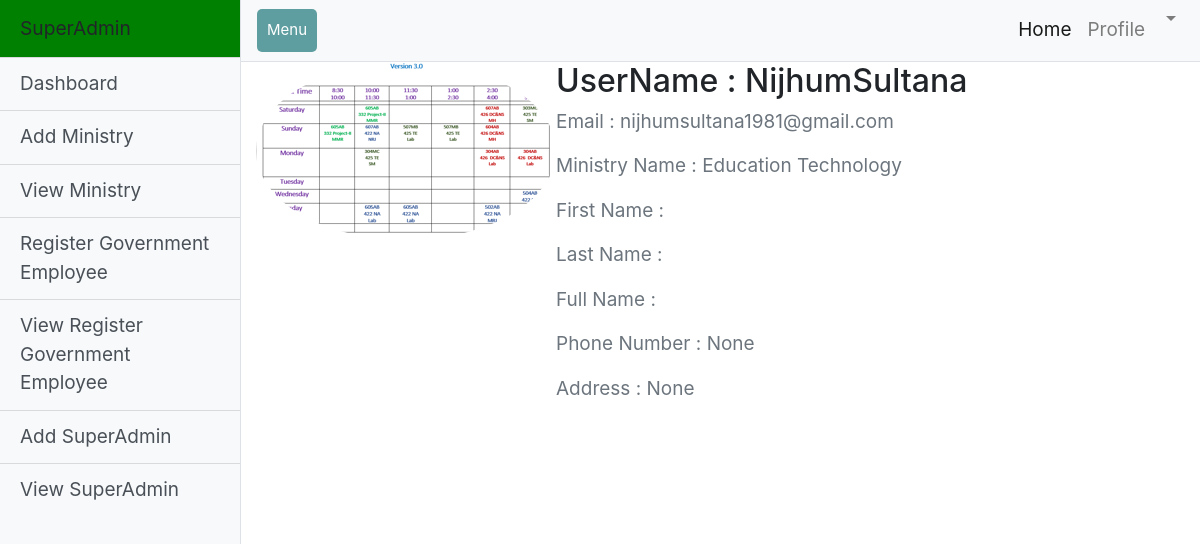
The app's page /SuperAdmin/DetailsGovernmentEmployee/2 with its own data.
### users/models.py (models this page shows, shortened)
class User(AbstractUser):
    is_governmentEmployee = models.BooleanField(default=False)
    is_trainer = models.BooleanField(default=False)
    is_student = models.BooleanField(default=False)
    MinistryName = models.ForeignKey(Ministry, on_delete=models.CASCADE, null=True, blank=True)
    phone_number = models.CharField(max_length=12, null=True, blank=True)
    Address = models.CharField(max_length=120, null=True, blank=True)
    image = models.ImageField(default='default.jpg', upload_to='profile_pics')

### SuperAdmin/models.py (models this page shows, shortened)
class Ministry(models.Model):
    MinistryName = models.CharField(max_length=100)
    MinisterName = models.CharField(max_length=100)
    Email = models.EmailField()
    username = models.ForeignKey(settings.AUTH_USER_MODEL, on_delete=models.CASCADE, null=True, blank=True)
    class Meta:
        db_table = "ministry"
    def __str__(self):
        return self.MinistryName

### users/views.py (the view)
# urls.py: path('DetailsGovernmentEmployee/<int:pk>', user_views.DetailsGovernmentEmployee, name='DetailsGovernmentEmployee'),
def DetailsGovernmentEmployee(request,pk,template_name='SuperAdmin/GovernmentEmployeeRegisterDetails.html'):
    details = get_object_or_404(User, pk=pk)
    return render(request, template_name, {'object': details})

### SuperAdmin/templates/SuperAdmin/GovernmentEmployeeRegisterDetails.html (shortened to what this page needs)
{% extends 'SuperAdmin/SuperAdminNavbar.html' %}
{% load static %}
{% load crispy_forms_tags %}
{% block content %}
<html lang="en">
<head>
</head>
<body>
<div class="content-section">
<div class="media">
       <img class="rounded-circle account-img" src="{{ object.image.url }}">
       <div class="media-body">
       <h2 class="account-heading">UserName : {{ object.username }}</h2>
       <p class="text-secondary">Email : {{ object.email }}</p>
           <p class="text-secondary">Ministry Name : {{ object.MinistryName }}</p>
           <p class="text-secondary">First Name : {{ object.first_name }}</p>
           <p class="text-secondary">Last Name : {{ object.last_name }}</p>
           <p class="text-secondary">Full Name : {{ object.first_name}} {{ object.last_name}}</p>
           <p class="text-secondary">Phone Number : {{ object.phone_number }}</p>
           <p class="text-secondary">Address : {{ object.Address }}</p>
       </div>
</div>
</body>
</html>
{% endblock content%}

### SuperAdmin/static/SuperAdmin/css/style.css (style rules this page uses)
body { font-size: 19px; }

### SuperAdmin/static/SuperAdmin/css/simple-sidebar.css (style rules this page uses)
body { overflow-x: hidden; }

### records on screen
User: image (picture), username "NijhumSultana", email "nijhumsultana1981@gmail.com", MinistryName "Education Technology", phone_number "None", Address "None"
